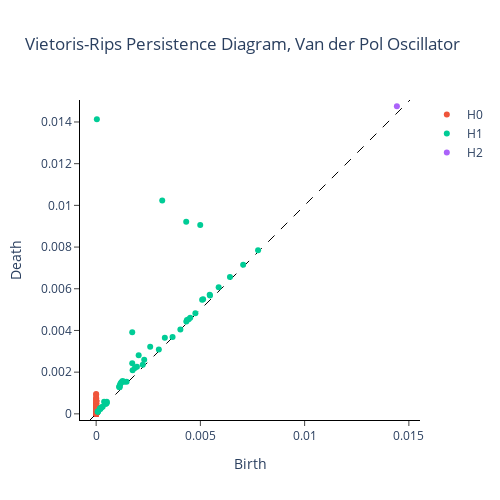

Source (notebook cell):
### Code cell
from gtda.homology import WeakAlphaPersistence, VietorisRipsPersistence
from gtda.diagrams import PairwiseDistance
from gtda.plotting import plot_diagram, plot_heatmap
import neurometry.datasets.synthetic as synthetic
import time

homology_dimensions = (
    0,
    1,
    2,
)
VR = VietorisRipsPersistence(
    metric="cosine", homology_dimensions=homology_dimensions, coeff=47
)


gtda_start = time.time()
gtda_vr_diagrams = VR.fit_transform([manifold_points])
gtda_end = time.time()
print(
    f"Time to compute Vietoris-Rips persistence diagrams in giotto-tda: {gtda_end - gtda_start:.2f}"
)


fig = plot_diagram(
    gtda_vr_diagrams[-1],
    plotly_params={
        "title": "Vietoris-Rips Persistence Diagram, Van der Pol Oscillator"
    },
)
fig.update_layout(title="Vietoris-Rips Persistence Diagram, Van der Pol Oscillator")
